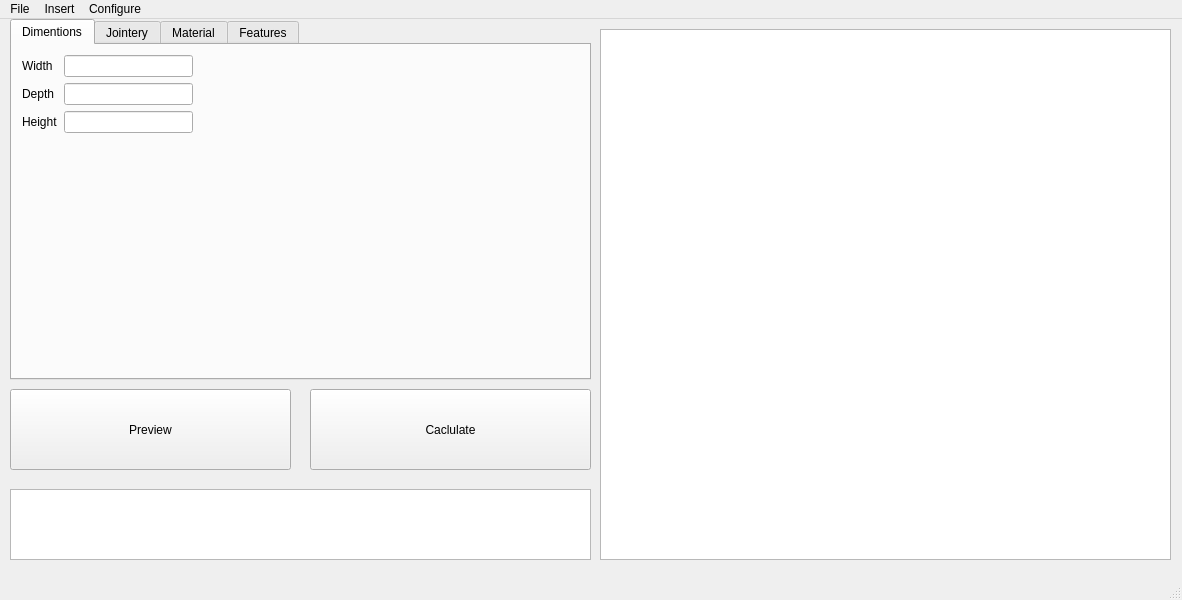
<?xml version="1.0" encoding="UTF-8"?>
<ui version="4.0">
 <class>MainWindow</class>
 <widget class="QMainWindow" name="MainWindow">
  <property name="geometry">
   <rect>
    <x>0</x>
    <y>0</y>
    <width>1182</width>
    <height>600</height>
   </rect>
  </property>
  <property name="windowTitle">
   <string>MainWindow</string>
  </property>
  <widget class="QWidget" name="centralwidget">
   <widget class="QTabWidget" name="tabWidget">
    <property name="geometry">
     <rect>
      <x>10</x>
      <y>0</y>
      <width>581</width>
      <height>361</height>
     </rect>
    </property>
    <property name="currentIndex">
     <number>0</number>
    </property>
    <widget class="QWidget" name="tab_dimentions">
     <attribute name="title">
      <string>Dimentions</string>
     </attribute>
     <widget class="QWidget" name="">
      <property name="geometry">
       <rect>
        <x>10</x>
        <y>10</y>
        <width>171</width>
        <height>95</height>
       </rect>
      </property>
      <layout class="QFormLayout" name="formLayout_2">
       <item row="0" column="0">
        <widget class="QLabel" name="l_width">
         <property name="text">
          <string>Width</string>
         </property>
        </widget>
       </item>
       <item row="0" column="1">
        <widget class="QLineEdit" name="box_width"/>
       </item>
       <item row="1" column="0">
        <widget class="QLabel" name="l_depth">
         <property name="text">
          <string>Depth</string>
         </property>
        </widget>
       </item>
       <item row="1" column="1">
        <widget class="QLineEdit" name="box_depth"/>
       </item>
       <item row="2" column="0">
        <widget class="QLabel" name="l_height">
         <property name="text">
          <string>Height</string>
         </property>
        </widget>
       </item>
       <item row="2" column="1">
        <widget class="QLineEdit" name="box_height"/>
       </item>
      </layout>
     </widget>
    </widget>
    <widget class="QWidget" name="tab_jointery">
     <attribute name="title">
      <string>Jointery</string>
     </attribute>
     <widget class="QWidget" name="">
      <property name="geometry">
       <rect>
        <x>10</x>
        <y>10</y>
        <width>202</width>
        <height>62</height>
       </rect>
      </property>
      <layout class="QFormLayout" name="formLayout">
       <item row="0" column="0">
        <widget class="QLabel" name="l_sidesback_jointery">
         <property name="text">
          <string>Sides &amp; Back</string>
         </property>
        </widget>
       </item>
       <item row="0" column="1">
        <widget class="QComboBox" name="combo_sides_back_jointery"/>
       </item>
       <item row="1" column="0">
        <widget class="QLabel" name="l_sides_faceframe_jointery">
         <property name="text">
          <string>Sides &amp; Face Frame</string>
         </property>
        </widget>
       </item>
       <item row="1" column="1">
        <widget class="QComboBox" name="combo_sides_face_frame_jointery"/>
       </item>
      </layout>
     </widget>
    </widget>
    <widget class="QWidget" name="tab_material">
     <attribute name="title">
      <string>Material</string>
     </attribute>
     <widget class="QWidget" name="">
      <property name="geometry">
       <rect>
        <x>10</x>
        <y>10</y>
        <width>361</width>
        <height>159</height>
       </rect>
      </property>
      <layout class="QFormLayout" name="formLayout_3">
       <item row="0" column="0">
        <widget class="QLabel" name="l_sides_thickness">
         <property name="text">
          <string>Sides</string>
         </property>
        </widget>
       </item>
       <item row="0" column="1">
        <widget class="QLineEdit" name="mat_sides_thickness"/>
       </item>
       <item row="1" column="0">
        <widget class="QLabel" name="l_back_thickness">
         <property name="text">
          <string>Back</string>
         </property>
        </widget>
       </item>
       <item row="1" column="1">
        <widget class="QLineEdit" name="mat_back_thickness"/>
       </item>
       <item row="2" column="0">
        <widget class="QLabel" name="l_bottom_thickness">
         <property name="text">
          <string>Bottom</string>
         </property>
        </widget>
       </item>
       <item row="2" column="1">
        <widget class="QLineEdit" name="mat_bottom_thickness"/>
       </item>
       <item row="3" column="0">
        <widget class="QLabel" name="l_faceframe_thickness">
         <property name="text">
          <string>Face Frame</string>
         </property>
        </widget>
       </item>
       <item row="3" column="1">
        <widget class="QLineEdit" name="mat_faceframe_thickness"/>
       </item>
       <item row="4" column="1">
        <widget class="QCheckBox" name="subtract_faceframe_from_sides">
         <property name="text">
          <string>Deduct Face Frame Thickness from Sides</string>
         </property>
        </widget>
       </item>
      </layout>
     </widget>
    </widget>
    <widget class="QWidget" name="tab_features">
     <attribute name="title">
      <string>Features</string>
     </attribute>
     <widget class="QWidget" name="">
      <property name="geometry">
       <rect>
        <x>310</x>
        <y>10</y>
        <width>191</width>
        <height>62</height>
       </rect>
      </property>
      <layout class="QFormLayout" name="formLayout_7">
       <item row="0" column="0">
        <widget class="QCheckBox" name="gen_top_xpiece">
         <property name="text">
          <string>Generate Top Cross Pieces</string>
         </property>
        </widget>
       </item>
       <item row="1" column="0">
        <layout class="QFormLayout" name="formLayout_5">
         <item row="0" column="0">
          <widget class="QLabel" name="l_top_xpiece_width">
           <property name="text">
            <string>Width</string>
           </property>
          </widget>
         </item>
         <item row="0" column="1">
          <widget class="QLineEdit" name="top_xpiece_width"/>
         </item>
        </layout>
       </item>
      </layout>
     </widget>
     <widget class="QWidget" name="">
      <property name="geometry">
       <rect>
        <x>10</x>
        <y>10</y>
        <width>291</width>
        <height>128</height>
       </rect>
      </property>
      <layout class="QFormLayout" name="formLayout_8">
       <item row="0" column="0">
        <widget class="QCheckBox" name="integrated_toekick">
         <property name="text">
          <string>Integrated Toe Kick</string>
         </property>
        </widget>
       </item>
       <item row="1" column="0">
        <layout class="QFormLayout" name="formLayout_4">
         <item row="0" column="0">
          <widget class="QLabel" name="l_toekick_height">
           <property name="text">
            <string>Height</string>
           </property>
          </widget>
         </item>
         <item row="0" column="1">
          <widget class="QLineEdit" name="toekick_height"/>
         </item>
         <item row="1" column="0">
          <widget class="QLabel" name="l_toekick_depth">
           <property name="text">
            <string>Depth</string>
           </property>
          </widget>
         </item>
         <item row="1" column="1">
          <widget class="QLineEdit" name="toekick_depth"/>
         </item>
         <item row="2" column="0">
          <widget class="QLabel" name="l_bottom_offset">
           <property name="text">
            <string>Bottom Offset</string>
           </property>
          </widget>
         </item>
         <item row="2" column="1">
          <widget class="QLineEdit" name="bottom_offset"/>
         </item>
        </layout>
       </item>
      </layout>
     </widget>
     <widget class="QWidget" name="">
      <property name="geometry">
       <rect>
        <x>10</x>
        <y>140</y>
        <width>291</width>
        <height>130</height>
       </rect>
      </property>
      <layout class="QFormLayout" name="formLayout_9">
       <item row="0" column="0">
        <widget class="QCheckBox" name="gen_shelf_pins">
         <property name="text">
          <string>Generate Shelf Pins</string>
         </property>
        </widget>
       </item>
       <item row="1" column="0">
        <layout class="QFormLayout" name="formLayout_6">
         <item row="0" column="0">
          <widget class="QLabel" name="l_shelf_hole_spacing">
           <property name="text">
            <string>Spacing</string>
           </property>
          </widget>
         </item>
         <item row="0" column="1">
          <widget class="QLineEdit" name="shelf_hole_spacing">
           <property name="text">
            <string>0.75</string>
           </property>
          </widget>
         </item>
         <item row="1" column="0">
          <widget class="QLabel" name="l_shelf_hole_diameter">
           <property name="text">
            <string>Diameter</string>
           </property>
          </widget>
         </item>
         <item row="1" column="1">
          <widget class="QLineEdit" name="shelf_hole_diameter">
           <property name="text">
            <string>0.25</string>
           </property>
          </widget>
         </item>
         <item row="2" column="0">
          <widget class="QLabel" name="l_shelf_hole_height_range">
           <property name="text">
            <string>H Rng</string>
           </property>
          </widget>
         </item>
         <item row="2" column="1">
          <layout class="QHBoxLayout" name="horizontalLayout">
           <item>
            <widget class="QLineEdit" name="shelf_hole_height_range_start">
             <property name="text">
              <string>10.0</string>
             </property>
            </widget>
           </item>
           <item>
            <widget class="QLineEdit" name="shelf_hole_height_range_end">
             <property name="text">
              <string>15.0</string>
             </property>
            </widget>
           </item>
          </layout>
         </item>
        </layout>
       </item>
      </layout>
     </widget>
    </widget>
   </widget>
   <widget class="QPlainTextEdit" name="plainTextEdit">
    <property name="geometry">
     <rect>
      <x>10</x>
      <y>470</y>
      <width>581</width>
      <height>71</height>
     </rect>
    </property>
   </widget>
   <widget class="QPushButton" name="go">
    <property name="geometry">
     <rect>
      <x>310</x>
      <y>370</y>
      <width>281</width>
      <height>81</height>
     </rect>
    </property>
    <property name="text">
     <string>Caclulate</string>
    </property>
   </widget>
   <widget class="QGraphicsView" name="render_window">
    <property name="geometry">
     <rect>
      <x>600</x>
      <y>10</y>
      <width>571</width>
      <height>531</height>
     </rect>
    </property>
   </widget>
   <widget class="QPushButton" name="preview">
    <property name="geometry">
     <rect>
      <x>10</x>
      <y>370</y>
      <width>281</width>
      <height>81</height>
     </rect>
    </property>
    <property name="text">
     <string>Preview</string>
    </property>
   </widget>
  </widget>
  <widget class="QMenuBar" name="menubar">
   <property name="geometry">
    <rect>
     <x>0</x>
     <y>0</y>
     <width>1182</width>
     <height>24</height>
    </rect>
   </property>
   <widget class="QMenu" name="menuFile">
    <property name="title">
     <string>File</string>
    </property>
    <addaction name="actionNew"/>
    <addaction name="actionOpen"/>
    <addaction name="actionClose"/>
    <addaction name="separator"/>
    <addaction name="actionExit"/>
   </widget>
   <widget class="QMenu" name="menuInsert">
    <property name="title">
     <string>Insert</string>
    </property>
    <addaction name="actionCabinent"/>
   </widget>
   <widget class="QMenu" name="menuConfigure">
    <property name="title">
     <string>Configure</string>
    </property>
    <addaction name="actionMaterial"/>
   </widget>
   <addaction name="menuFile"/>
   <addaction name="menuInsert"/>
   <addaction name="menuConfigure"/>
  </widget>
  <widget class="QStatusBar" name="statusbar"/>
  <action name="actionNew">
   <property name="text">
    <string>New</string>
   </property>
  </action>
  <action name="actionOpen">
   <property name="text">
    <string>Open</string>
   </property>
  </action>
  <action name="actionClose">
   <property name="text">
    <string>Close</string>
   </property>
  </action>
  <action name="actionExit">
   <property name="text">
    <string>Exit</string>
   </property>
  </action>
  <action name="actionCabinent">
   <property name="text">
    <string>Cabinent</string>
   </property>
  </action>
  <action name="actionMaterial">
   <property name="text">
    <string>Material</string>
   </property>
  </action>
 </widget>
 <resources/>
 <connections/>
</ui>
